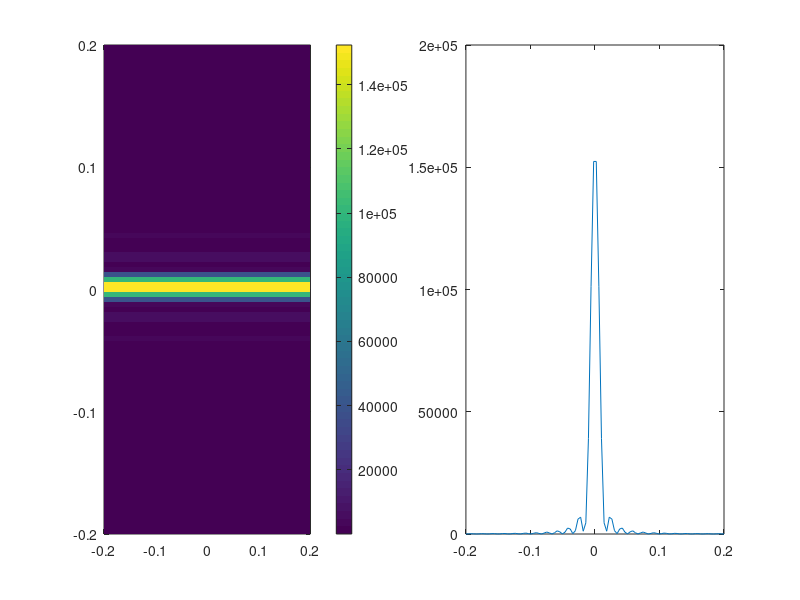

MATLAB code to generate this figure:
clear all;
close all;

kv=@(f0,ux,uy) 2*pi*f0*[ux uy];% wave vector
v=@(r,k) exp(1i*(r*k'));%steering vector

f=10;
nel=400;
r=zeros(nel,2);
r(:,1)=linspace(-3,3,nel);
sm=0.2;




    ps=100;
    qs=100;
    Xm=zeros(ps,qs);
    Ym=zeros(ps,qs);
    Pm=zeros(ps,qs);
    ux=linspace(-sm,sm,ps);
    uy=linspace(-sm,sm,qs);
    
    for q=1:qs
        Xm(:,q)=ux;
    end
    for p=1:ps
        Ym(p,:)=uy';
    end
    
    for p=1:ps
        for q=1:qs
            
            a=v(r,kv(f,ux(p),uy(q)));
            Pm(p,q)=((abs(sum(a)))^2);
        end
    end
 figure(1);
 subplot(121);
 pcolor(ux,uy,Pm);
 shading flat;
 colorbar;
subplot(122);
plot(ux,Pm(:,1));
